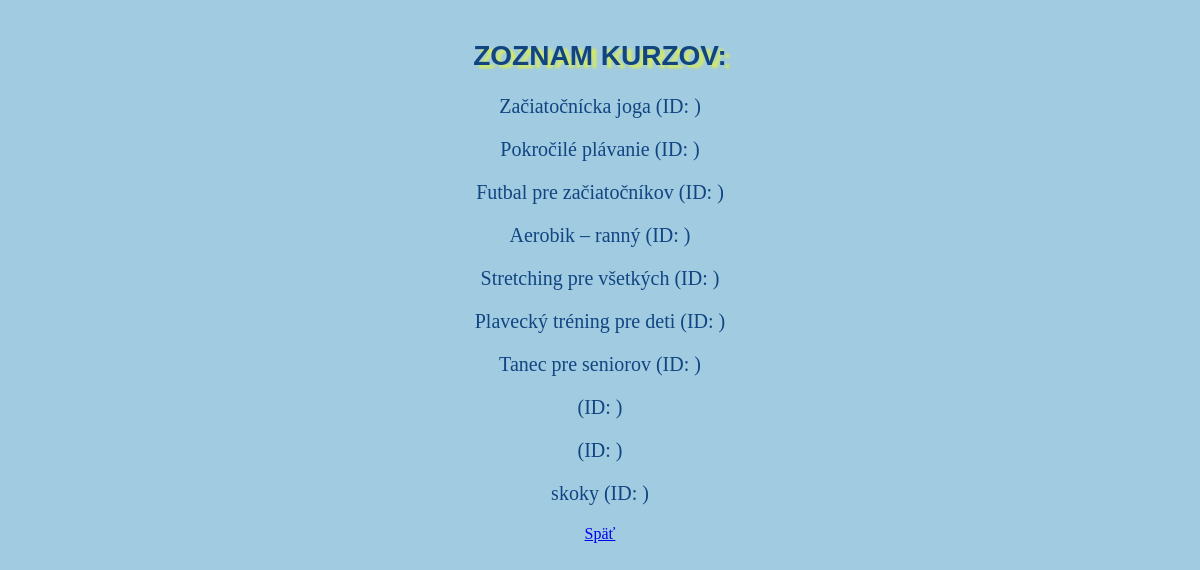
Screenshot of /kurzy with the database file from the repository.
### main.py (models this page shows, shortened)
class Kurz(db.Model):
    __tablename__ = "Kurzy"
    ID_Kurzu = db.Column(db.Integer, primary_key = True)
    Nazov_kurzu = db.Column(db.String, nullable = False)
    Typ_sportu = db.Column(db.String)
    Max_pocet_ucastnikov = db.Column(db.Integer)
    ID_trenera = db.Column(db.Integer)

### main.py (the view)
@app.route("/kurzy")
def zobraz_kurzy():
    kurzy = Kurz.query.all()
    return render_template("kurzy.html", kurzy = kurzy)

### main.py (called while the page is built)
@app.before_request
def set_lang():
    lang = request.args.get("lang")
    if lang not in SUPPORTED:
        lang=session.get("lang", "sk")
    session["lang"] = lang
    g.t = TRANSLATIONS[lang]

@app.context_processor
def inject_translations():
    return dict(t=g.t)

### templates/kurzy.html (shortened to what this page needs)
<!DOCTYPE html>
<html lang="sk">
<html>
<head>
    <link rel = "stylesheet" href="{{ url_for('static', filename = 'main.css') }}">
</head>
<body>
    <h2>{{ t.courses_list }}</h2>
    {% for kurz in kurzy: %}
        <p>{{ kurz.Nazov_kurzu }} (ID: {{ kurz.ID_kurzu }})</p>
    {% endfor %}
    <a href="/">{{ t.back }}</a>
</body>
</html>

### static/main.css (style rules this page uses)
h2 { color: rgb(17, 69, 129); font-family : 'Franklin Gothic Medium', 'Arial Narrow', Arial, sans-serif; font-size: 28px; text-align: center; margin-top: 40px; text-transform: uppercase; text-shadow: 5px 3px 3px rgba(247, 255, 14, 0.63); }
p { color: rgb(17, 69, 129); font-family: 'Times New Roman', Times, serif; font-size: 20px; text-align: center; }
body { background: #a1cbe0 url("https://htmlcheatsheet.com/images/logo-css.png") repeat-y scroll 50px -50px; justify-items: center; }

### rows the page displays
Kurz: Nazov_kurzu "Začiatočnícka joga"
Kurz: Nazov_kurzu "Pokročilé plávanie"
Kurz: Nazov_kurzu "Futbal pre začiatočníkov"
Kurz: Nazov_kurzu "Aerobik – ranný"
Kurz: Nazov_kurzu "Stretching pre všetkých"
Kurz: Nazov_kurzu "Plavecký tréning pre deti"
Kurz: Nazov_kurzu "Tanec pre seniorov"
Kurz: Nazov_kurzu "skoky"

### other values shown
{{ t.courses_list }} "ZOZNAM KURZOV:"
{{ t.back }} "Späť"
